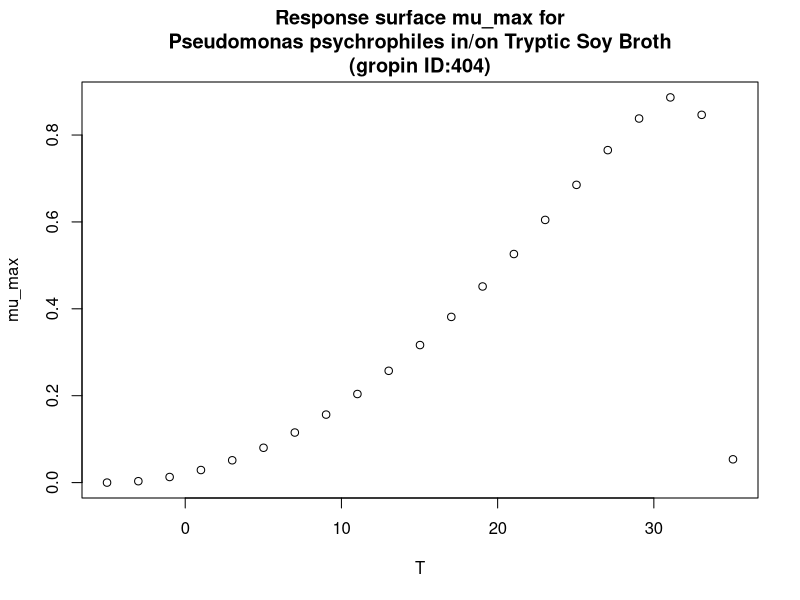

This chart was generated by the following R code:
#############################
# start of Parameter script
#############################
T <- seq(-5.005,35.0649350649351,length.out=21)
#############################
# end of Parameter script
#############################
############################# 
# start of Model script Gropin ID 404 
#############################
 
# constant coefficients for this model
 
variables <- data.frame(T)
argumentsPar <- expand.grid(variables)
 
# heart of the model
response_surface <- function(T) {
   mumax <-(8.9*(10^-1)*(T-35.1)*((T+5)^2))/((31.6+5)*((31.6+5)*(T-31.6)-(31.6-35.1)*(31.6-5-2*T)))

return(mumax=mumax)
} 

# output parameters
mumax <- cbind(argumentsPar,response_surface(argumentsPar['T']))
colnames(mumax) <- c(colnames(argumentsPar),'mumax')
#############################
# End of Model script
#############################
############################# 
# start of Visualisation script Gropin ID 404 
#############################
plot(T,mumax$mumax,
                          xlab='T',
                          ylab='mu_max',main='Response surface mu_max for
Pseudomonas psychrophiles in/on Tryptic Soy Broth
(gropin ID:404)')
#############################
# End of Visualisation script
#############################
